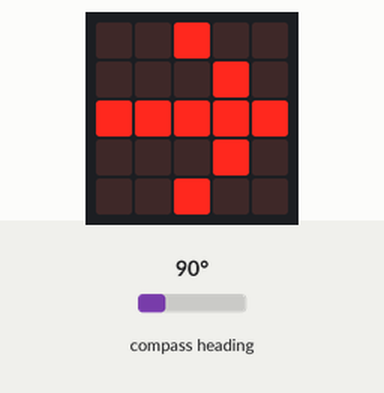
This program was run on a simulated BBC micro:bit (MakeCode). Shown: the board's 5×5 LED display. The inputs (shaded band) are chosen by the test bench; at power-on: compass heading 90°. The compass is already calibrated.

Above: at 1.2 s.
1.3 s: compass heading set to 85°
At 2.6 s:
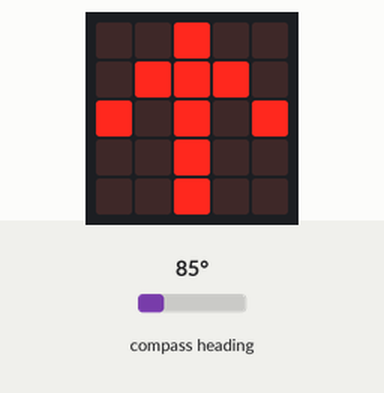
2.9 s: compass heading set to 269°
At 4.3 s:
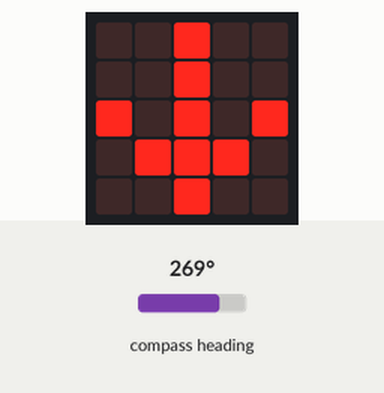
5.1 s: compass heading set to 275°
At 6.9 s:
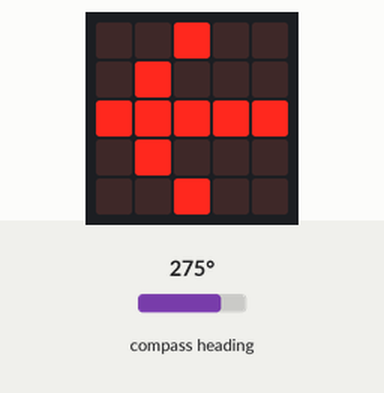
7.2 s: compass heading set to 7°
At 8.3 s:
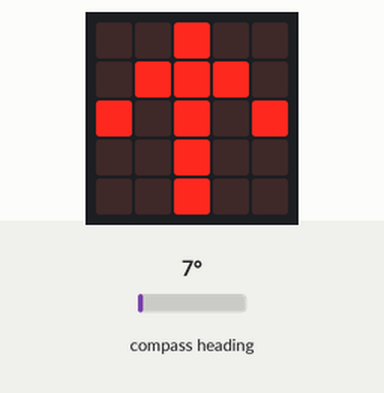
8.7 s: compass heading set to 90°
At 9.7 s:
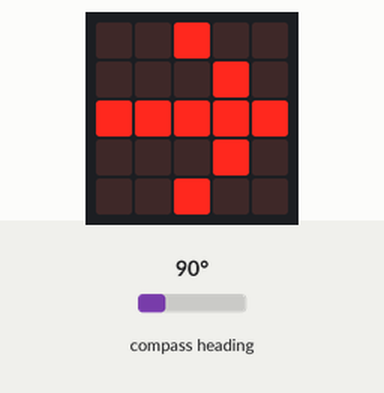
Timing chart, 0 to 11.7 s (numbered marks = the images above; inputs shaded):
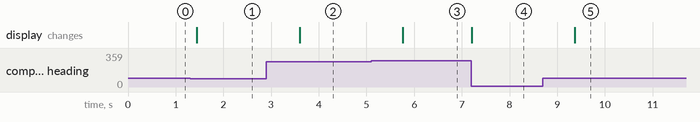

Measured:
- the behaviour switches between 90 and 89° on compass heading (found by bisection; images 0 and 1)
- the behaviour switches between 269 and 270° on compass heading (found by bisection; images 2 and 3)
- after the input at 1.3 s, the display: changes after 0.14 s (image 1)
- after the input at 2.9 s, the display: changes after 0.70 s (image 2)
- after the input at 5.1 s, the display: changes after 0.66 s (image 3)
- after the input at 7.2 s, the display: changes at once (image 4)
- after the input at 8.7 s, the display: changes after 0.66 s (image 5)

The program:

main.ts
```typescript
let asd = 0
basic.forever(function () {
    asd = input.compassHeading()
    if (asd < 90) {
        basic.showArrow(ArrowNames.North)
    } else if (asd < 185) {
        basic.showArrow(ArrowNames.East)
    } else if (asd < 270) {
        basic.showArrow(ArrowNames.South)
    } else {
        basic.showArrow(ArrowNames.West)
    }
    input.calibrateCompass()
})
```

test.ts
```typescript
// tu są testy; nie będzie to kompilowane, gdy ten pakiet będzie używany jako rozszerzenie.
```
